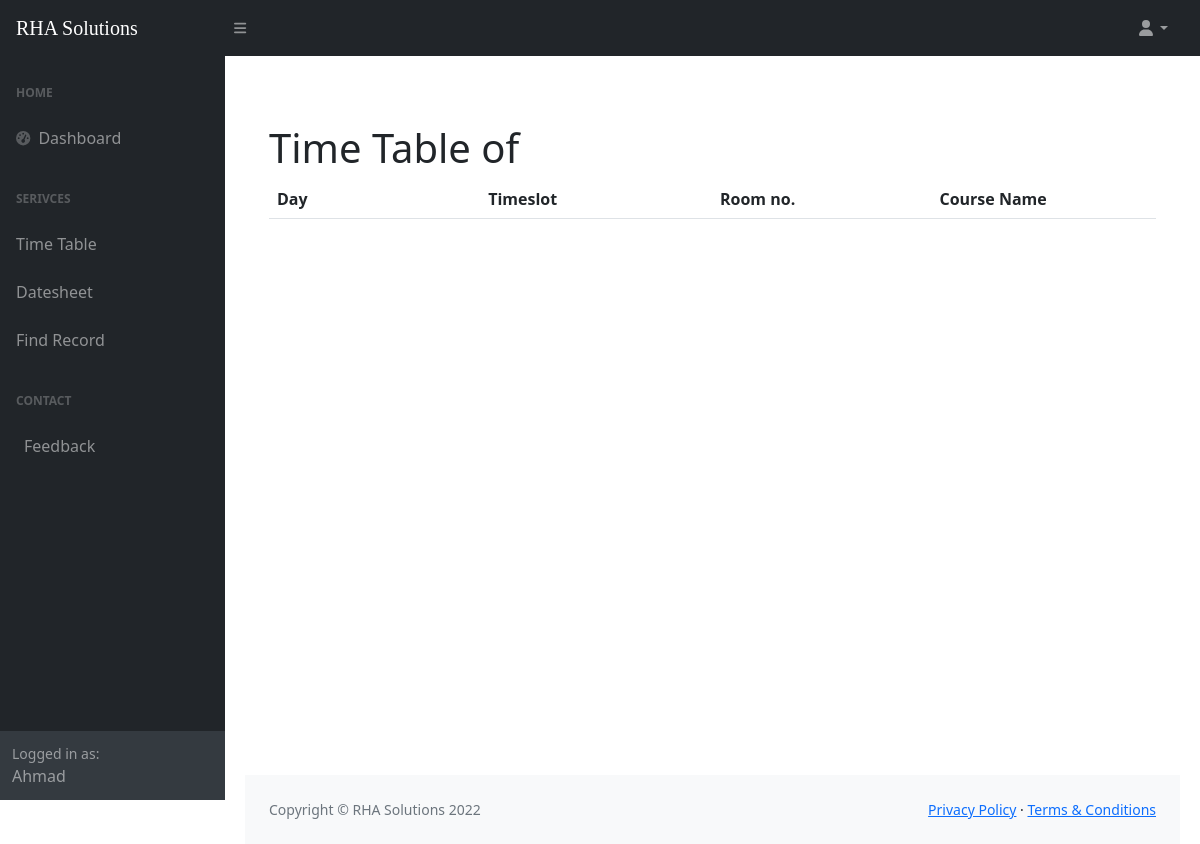
Page /teacher_timetable.php (signed in) on the earlier database version.
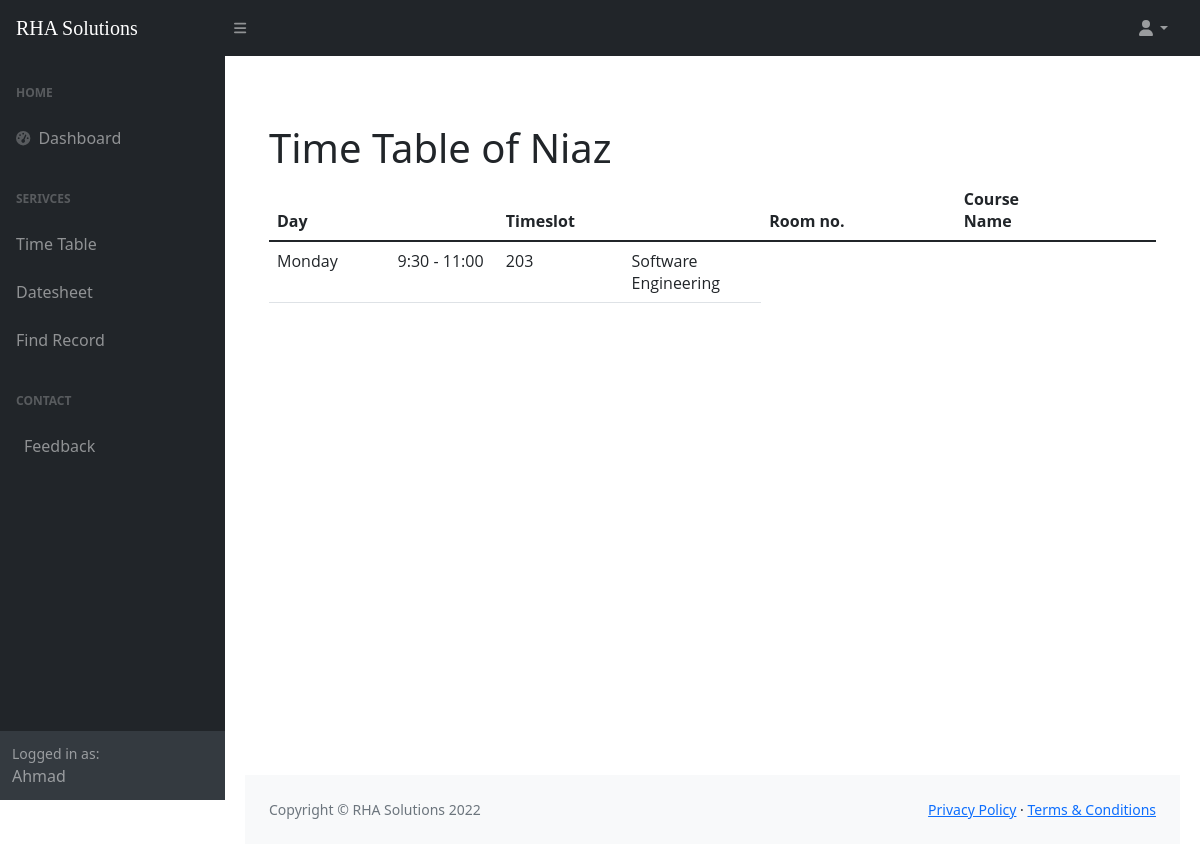
Same page on the later database version.
### tables this page shows
CREATE TABLE `assign_course` (
  `t_id` int(3) NOT NULL,
  `t_name` varchar(100) NOT NULL,
  `c_id` int(3) NOT NULL,
  `c_num` int(11) NOT NULL
);

CREATE TABLE `timetable` (
  `day` varchar(30) NOT NULL,
  `Timeslot` int(30) NOT NULL,
  `room` int(11) NOT NULL,
  `c_id` int(11) NOT NULL,
  `t_id` int(11) NOT NULL
);

CREATE TABLE `course` (
  `c_id` int(3) NOT NULL,
  `c_name` varchar(100) NOT NULL,
  `crh` int(1) NOT NULL,
  `semester` int(1) NOT NULL
);

### teacher_timetable.php (the view, shortened to what this page needs)
<?php
include 'connection.php';
if($_SESSION["fname"]) {
    $select = "SELECT ac.t_name,t.day,t.timeslot,t.room,c.c_name
    FROM(timetable t
INNER JOIN assign_course ac ON t.t_id = ac.t_id
INNER JOIN course c ON t.c_id = c.c_id )";
    $data = mysqli_query($conn, $select) or die( mysqli_error($conn));
    $row1 = mysqli_fetch_array($data);
function timeslot($slot)
{
    if ($slot == 1) {
        return "8:00 - 9:30";
    }
    elseif ($slot == 2) {
        return "9:30 - 11:00";
    }
    elseif ($slot == 3) {
        return "11:00 - 12:30";
    }
    elseif ($slot == 4) {
        return "1:00 - 2:30";
    }
    elseif ($slot == 5) {
        return "2:30 - 4:00";
    }
    elseif ($slot == 6) {
        return "4:00 - 5:30";
    }
    else{
        echo "invalid slot";
    }
}
?>
<!DOCTYPE html>
<html lang="en">
<head>
    <link href="https://cdn.jsdelivr.net/npm/simple-datatables@latest/dist/style.css" rel="stylesheet" />
    <link href="css/styles.css" rel="stylesheet" />
</head>
<body class="sb-nav-fixed">
    <nav class="sb-topnav navbar navbar-expand navbar-dark bg-dark">
        <a class="navbar-brand ps-3" href="index.php">RHA Solutions</a>
        <button class="btn btn-link btn-sm order-1 order-lg-0 me-4 me-lg-0" id="sidebarToggle" href="#!"><i
                class="fas fa-bars"></i></button>
        <ul class="navbar-nav ms-auto ms-md-0 me-3 me-lg-4">
            <li class="nav-item dropdown">
                <a class="nav-link dropdown-toggle" id="navbarDropdown" href="#" role="button" data-bs-toggle="dropdown"
                    aria-expanded="false"><i class="fas fa-user fa-fw"></i></a>
            </li>
        </ul>
    </nav>
    <div id="layoutSidenav">
        <div id="layoutSidenav_nav">
            <nav class="sb-sidenav accordion sb-sidenav-dark" id="sidenavAccordion">
                <div class="sb-sidenav-menu">
                    <div class="nav">
                        <div class="sb-sidenav-menu-heading">Home</div>
                        <a class="nav-link" href="index.php">
                            <div class="sb-nav-link-icon"><i class="fas fa-tachometer-alt"></i></div>
                            Dashboard
                        </a>
                        <div class="sb-sidenav-menu-heading">Serivces</div>
                        <a class="nav-link collapsed" href="timetable.html">
                            Time Table
                        </a>
                        <a class="nav-link collapsed" href="datesheet.html">
                            Datesheet
                        </a>
                        <a class="nav-link collapsed" href="database.html">
                            Find Record
                        </a>
                        <div class="sb-sidenav-menu-heading">Contact</div>
                        <a class="nav-link" href="feedback.html">
                            Feedback
                        </a>
                    </div>
                </div>
                <div class="sb-sidenav-footer">
                    <div class="small">Logged in as:</div>
                    <?php echo $_SESSION["fname"];?>
                </div>
            </nav>
        </div>
        <div id="layoutSidenav_content">
            <main>
                <div class="container-fluid px-4">
                    <h1 class="mt-4">Time Table of <?php echo $row1['t_name'] ?></h1>
                    <table class="table">
                        <thead class="thead-dark">
                        <tr>
                            <th scope="col">Day<th>
                            <th scope="col">Timeslot<th>
                            <th scope="col">Room no.<th>
                            <th scope="col">Course Name<th>
                        </tr>
                    </thead>
                    <tbody>
                    <?php
                        while ($row = mysqli_fetch_array($data)) {
                            ?>
                        <tr>
                        <td><?php echo $row['day'];?></td>
                        <td><?php echo timeslot($row['timeslot']);?></td>
                        <td><?php echo $row['room'];?></td>
                        <td><?php echo $row['c_name'];?></td>
                        <?php
                        }
                        ?>
                    </tbody>
                    </table>
            </main>
            <footer class="py-4 bg-light mt-auto">
                <div class="container-fluid px-4">
                    <div class="d-flex align-items-center justify-content-between small">
                        <div class="text-muted">Copyright &copy; RHA Solutions 2022</div>
                        <div>
                            <a href="#">Privacy Policy</a>
                            &middot;
                            <a href="#">Terms &amp; Conditions</a>
                        </div>
                    </div>
                </div>
            </footer>
        </div>
    </div>
    <?php
}
else {
    ?><h1>Please Login to continue.Press <a href="login.php">Here<a></h1><?php
}
 ?>
</body>
</html>

Differences in the rows shown:
now on this page (row unchanged): assign_course: t_name "Niaz"
added timetable: day "Monday", Timeslot "9:30 - 11:00", room "203", c.c_name "Software Engineering"
